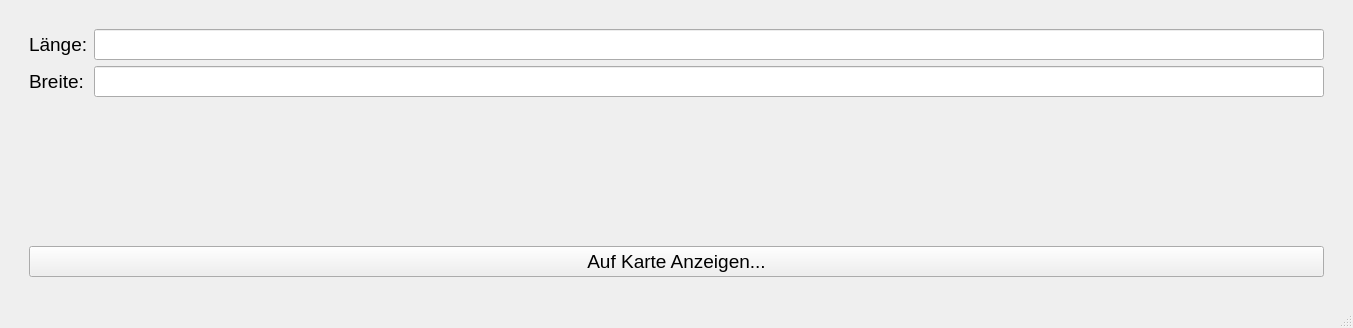
<?xml version="1.0" encoding="UTF-8"?>
<ui version="4.0">
 <class>MainWindow</class>
 <widget class="QMainWindow" name="MainWindow">
  <property name="geometry">
   <rect>
    <x>0</x>
    <y>0</y>
    <width>1353</width>
    <height>328</height>
   </rect>
  </property>
  <property name="windowTitle">
   <string>MainWindow</string>
  </property>
  <widget class="QWidget" name="centralwidget">
   <layout class="QVBoxLayout" name="verticalLayout">
    <item>
     <layout class="QHBoxLayout" name="horizontalLayout_3">
      <item>
       <spacer name="verticalSpacer_2">
        <property name="orientation">
         <enum>Qt::Vertical</enum>
        </property>
        <property name="sizeHint" stdset="0">
         <size>
          <width>20</width>
          <height>40</height>
         </size>
        </property>
       </spacer>
      </item>
      <item>
       <layout class="QVBoxLayout" name="verticalLayout_2">
        <item>
         <spacer name="horizontalSpacer_2">
          <property name="orientation">
           <enum>Qt::Horizontal</enum>
          </property>
          <property name="sizeHint" stdset="0">
           <size>
            <width>40</width>
            <height>20</height>
           </size>
          </property>
         </spacer>
        </item>
        <item>
         <layout class="QFormLayout" name="formLayout">
          <item row="0" column="0">
           <widget class="QLabel" name="label">
            <property name="font">
             <font>
              <pointsize>14</pointsize>
             </font>
            </property>
            <property name="text">
             <string>Länge:</string>
            </property>
           </widget>
          </item>
          <item row="0" column="1">
           <widget class="QLineEdit" name="laenge_lineEdit">
            <property name="font">
             <font>
              <pointsize>14</pointsize>
             </font>
            </property>
           </widget>
          </item>
          <item row="1" column="0">
           <widget class="QLabel" name="label_2">
            <property name="font">
             <font>
              <pointsize>14</pointsize>
             </font>
            </property>
            <property name="text">
             <string>Breite:</string>
            </property>
           </widget>
          </item>
          <item row="1" column="1">
           <widget class="QLineEdit" name="breite_lineEdit">
            <property name="font">
             <font>
              <pointsize>14</pointsize>
             </font>
            </property>
           </widget>
          </item>
         </layout>
        </item>
        <item>
         <widget class="QPushButton" name="map_pushButton">
          <property name="font">
           <font>
            <pointsize>14</pointsize>
           </font>
          </property>
          <property name="text">
           <string>Auf Karte Anzeigen...</string>
          </property>
         </widget>
        </item>
        <item>
         <spacer name="horizontalSpacer">
          <property name="orientation">
           <enum>Qt::Horizontal</enum>
          </property>
          <property name="sizeHint" stdset="0">
           <size>
            <width>40</width>
            <height>20</height>
           </size>
          </property>
         </spacer>
        </item>
       </layout>
      </item>
      <item>
       <spacer name="verticalSpacer">
        <property name="orientation">
         <enum>Qt::Vertical</enum>
        </property>
        <property name="sizeHint" stdset="0">
         <size>
          <width>20</width>
          <height>40</height>
         </size>
        </property>
       </spacer>
      </item>
     </layout>
    </item>
   </layout>
  </widget>
  <widget class="QStatusBar" name="statusbar"/>
 </widget>
 <resources/>
 <connections/>
</ui>
